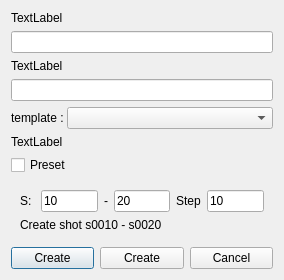
<?xml version="1.0" encoding="UTF-8"?>
<ui version="4.0">
 <class>Dialog</class>
 <widget class="QDialog" name="Dialog">
  <property name="geometry">
   <rect>
    <x>0</x>
    <y>0</y>
    <width>284</width>
    <height>268</height>
   </rect>
  </property>
  <property name="windowTitle">
   <string>Dialog</string>
  </property>
  <layout class="QVBoxLayout" name="verticalLayout_4">
   <item>
    <layout class="QVBoxLayout" name="verticalLayout_6">
     <item>
      <widget class="QLabel" name="label1_label">
       <property name="text">
        <string>TextLabel</string>
       </property>
      </widget>
     </item>
     <item>
      <widget class="QLineEdit" name="lineEdit1_lineEdit"/>
     </item>
     <item>
      <widget class="QLabel" name="label2_label">
       <property name="text">
        <string>TextLabel</string>
       </property>
      </widget>
     </item>
     <item>
      <widget class="QLineEdit" name="lineEdit2_lineEdit"/>
     </item>
    </layout>
   </item>
   <item>
    <widget class="QFrame" name="comboBox_frame">
     <property name="frameShape">
      <enum>QFrame::NoFrame</enum>
     </property>
     <property name="frameShadow">
      <enum>QFrame::Plain</enum>
     </property>
     <layout class="QHBoxLayout" name="horizontalLayout_4" stretch="1,4">
      <property name="spacing">
       <number>0</number>
      </property>
      <property name="margin">
       <number>0</number>
      </property>
      <item>
       <widget class="QLabel" name="label4_label">
        <property name="text">
         <string>template : </string>
        </property>
       </widget>
      </item>
      <item>
       <widget class="QComboBox" name="comboBox"/>
      </item>
     </layout>
    </widget>
   </item>
   <item>
    <widget class="QLabel" name="label3_label">
     <property name="text">
      <string>TextLabel</string>
     </property>
    </widget>
   </item>
   <item>
    <widget class="QCheckBox" name="preset_checkBox">
     <property name="text">
      <string>Preset </string>
     </property>
    </widget>
   </item>
   <item>
    <widget class="QFrame" name="preset_frame">
     <layout class="QVBoxLayout" name="verticalLayout_2">
      <item>
       <layout class="QHBoxLayout" name="horizontalLayout_8">
        <item>
         <widget class="QLabel" name="label">
          <property name="text">
           <string>S: </string>
          </property>
         </widget>
        </item>
        <item>
         <widget class="QLineEdit" name="start_lineEdit">
          <property name="text">
           <string>10</string>
          </property>
         </widget>
        </item>
        <item>
         <widget class="QLabel" name="label_2">
          <property name="text">
           <string>-</string>
          </property>
         </widget>
        </item>
        <item>
         <widget class="QLineEdit" name="end_lineEdit">
          <property name="text">
           <string>20</string>
          </property>
         </widget>
        </item>
        <item>
         <widget class="QLabel" name="label_3">
          <property name="text">
           <string>Step</string>
          </property>
         </widget>
        </item>
        <item>
         <widget class="QLineEdit" name="step_lineEdit">
          <property name="text">
           <string>10</string>
          </property>
         </widget>
        </item>
       </layout>
      </item>
      <item>
       <widget class="QLabel" name="instruction_label">
        <property name="text">
         <string>Create shot s0010 - s0020</string>
        </property>
       </widget>
      </item>
     </layout>
    </widget>
   </item>
   <item>
    <layout class="QHBoxLayout" name="horizontalLayout_2">
     <item>
      <widget class="QPushButton" name="button1_pushButton">
       <property name="text">
        <string>Create</string>
       </property>
      </widget>
     </item>
     <item>
      <widget class="QPushButton" name="button3_pushButton">
       <property name="text">
        <string>Create</string>
       </property>
      </widget>
     </item>
     <item>
      <widget class="QPushButton" name="button2_pushButton">
       <property name="text">
        <string>Cancel</string>
       </property>
      </widget>
     </item>
    </layout>
   </item>
  </layout>
 </widget>
 <resources/>
 <connections/>
</ui>
